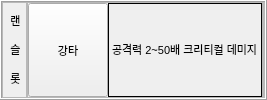
                      <widget class="QFrame" name="Frame_Class6">
                       <property name="enabled">
                        <bool>true</bool>
                       </property>
                       <property name="maximumSize">
                        <size>
                         <width>16777215</width>
                         <height>16777215</height>
                        </size>
                       </property>
                       <property name="frameShape">
                        <enum>QFrame::Box</enum>
                       </property>
                       <property name="frameShadow">
                        <enum>QFrame::Raised</enum>
                       </property>
                       <layout class="QGridLayout" name="gridLayout_77">
                        <property name="leftMargin">
                         <number>0</number>
                        </property>
                        <property name="topMargin">
                         <number>0</number>
                        </property>
                        <property name="rightMargin">
                         <number>0</number>
                        </property>
                        <property name="bottomMargin">
                         <number>0</number>
                        </property>
                        <property name="spacing">
                         <number>0</number>
                        </property>
                        <item row="0" column="0">
                         <widget class="QFrame" name="Frame_Class6_Name">
                          <property name="maximumSize">
                           <size>
                            <width>25</width>
                            <height>16777215</height>
                           </size>
                          </property>
                          <property name="frameShape">
                           <enum>QFrame::StyledPanel</enum>
                          </property>
                          <property name="frameShadow">
                           <enum>QFrame::Raised</enum>
                          </property>
                          <layout class="QGridLayout" name="gridLayout_78">
                           <property name="leftMargin">
                            <number>0</number>
                           </property>
                           <property name="topMargin">
                            <number>0</number>
                           </property>
                           <property name="rightMargin">
                            <number>0</number>
                           </property>
                           <property name="bottomMargin">
                            <number>0</number>
                           </property>
                           <property name="spacing">
                            <number>0</number>
                           </property>
                           <item row="0" column="0">
                            <widget class="QLabel" name="Class6_Name_Label">
                             <property name="minimumSize">
                              <size>
                               <width>25</width>
                               <height>0</height>
                              </size>
                             </property>
                             <property name="font">
                              <font>
                               <pointsize>8</pointsize>
                              </font>
                             </property>
                             <property name="text">
                              <string>&lt;html&gt;&lt;head/&gt;&lt;body&gt;&lt;p align=&quot;center&quot;&gt;랜&lt;/p&gt;&lt;p align=&quot;center&quot;&gt;슬&lt;/p&gt;&lt;p align=&quot;center&quot;&gt;롯&lt;/p&gt;&lt;/body&gt;&lt;/html&gt;</string>
                             </property>
                            </widget>
                           </item>
                          </layout>
                         </widget>
                        </item>
                        <item row="0" column="1">
                         <widget class="QFrame" name="Frame_Class6_Skill1">
                          <property name="enabled">
                           <bool>true</bool>
                          </property>
                          <property name="frameShape">
                           <enum>QFrame::StyledPanel</enum>
                          </property>
                          <property name="frameShadow">
                           <enum>QFrame::Raised</enum>
                          </property>
                          <layout class="QGridLayout" name="gridLayout_8">
                           <property name="leftMargin">
                            <number>0</number>
                           </property>
                           <property name="topMargin">
                            <number>0</number>
                           </property>
                           <property name="rightMargin">
                            <number>0</number>
                           </property>
                           <property name="bottomMargin">
                            <number>0</number>
                           </property>
                           <property name="spacing">
                            <number>0</number>
                           </property>
                           <item row="0" column="0">
                            <widget class="QPushButton" name="Class6_Skill1_Btn">
                             <property name="sizePolicy">
                              <sizepolicy hsizetype="Minimum" vsizetype="Preferred">
                               <horstretch>0</horstretch>
                               <verstretch>0</verstretch>
                              </sizepolicy>
                             </property>
                             <property name="maximumSize">
                              <size>
                               <width>100</width>
                               <height>16777215</height>
                              </size>
                             </property>
                             <property name="font">
                              <font>
                               <family>Arial</family>
                               <pointsize>8</pointsize>
                               <weight>50</weight>
                               <italic>false</italic>
                               <bold>false</bold>
                              </font>
                             </property>
                             <property name="styleSheet">
                              <string notr="true">font: 8pt &quot;Arial&quot;;힐</string>
                             </property>
                             <property name="text">
                              <string>강타</string>
                             </property>
                             <property name="checkable">
                              <bool>true</bool>
                             </property>
                            </widget>
                           </item>
                           <item row="0" column="1">
                            <widget class="QLabel" name="Class6_Skill1_Label">
                             <property name="font">
                              <font>
                               <pointsize>8</pointsize>
                              </font>
                             </property>
                             <property name="frameShape">
                              <enum>QFrame::Box</enum>
                             </property>
                             <property name="text">
                              <string>&lt;html&gt;&lt;head/&gt;&lt;body&gt;&lt;p&gt;공격력 2~50배 크리티컬 데미지&lt;/p&gt;&lt;/body&gt;&lt;/html&gt;</string>
                             </property>
                            </widget>
                           </item>
                          </layout>
                         </widget>
                        </item>
                        <item row="0" column="2">
                         <widget class="QFrame" name="Frame_Class6_Skill2">
                          <property name="maximumSize">
                           <size>
                            <width>16777215</width>
                            <height>16777215</height>
                           </size>
                          </property>
                          <property name="frameShape">
                           <enum>QFrame::StyledPanel</enum>
                          </property>
                          <property name="frameShadow">
                           <enum>QFrame::Raised</enum>
                          </property>
                          <layout class="QGridLayout" name="gridLayout_80">
                           <property name="leftMargin">
                            <number>0</number>
                           </property>
                           <property name="topMargin">
                            <number>0</number>
                           </property>
                           <property name="rightMargin">
                            <number>0</number>
                           </property>
                           <property name="bottomMargin">
                            <number>0</number>
                           </property>
                           <property name="spacing">
                            <number>0</number>
                           </property>
                          </layout>
                         </widget>
                        </item>
                       </layout>
                      </widget>
